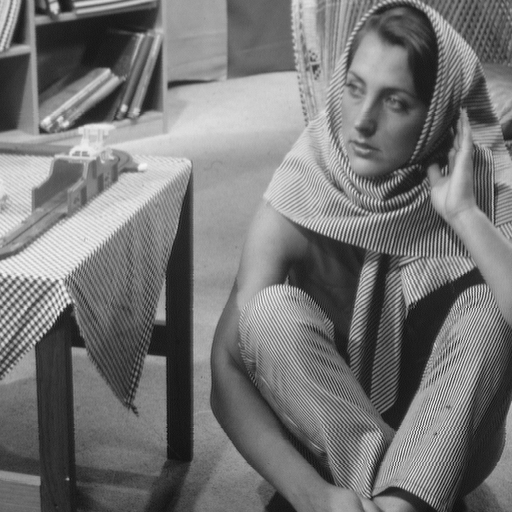
#> input picture barbara.png, 512 x 512 px
$ jupyter execute --allow-errors OpenCV-basicImageProcessing.ipynb   (shell and % lines are left out)
#> lines starting #> are read from the running program, lines starting #| are printed output that depends on the picture
# OpenCV Library

Basic image processing.

Image processing and computer vision tasks include displaying, cropping, flipping, rotating,  image segmentation, classification, image restoration,  image recognition, image generation.

<ul>
    <li>In this notebook:
        <ul>
            <li>Importing and getting information about images   </li>
            <li>Histograms, Intensity Transformations  </li>
            <li>Geometric Transformations</li>
            <li>Spatial Filtering </li>
        </ul>
    </li>

</ul>

----

Images used in the notebook:

Helper function to concatenate two images side-by-side.

[cell 1]
def get_concat_h(im1, im2):
    #https://note.nkmk.me/en/python-pillow-concat-images/
    dst = Image.new('RGB', (im1.width + im2.width, im1.height))
    dst.paste(im1, (0, 0))
    dst.paste(im2, (im1.width, 0))
    return dst

[cell 2]
my_image = "lenna.png"

[cell 3]
# checking current path
import os
cwd = os.getcwd()
cwd

[cell 4]
# checking path of the image
image_path = os.path.join(cwd, my_image)
image_path

### `Importing and getting information about images`

[cell 5]
import cv2
import numpy as np
import matplotlib.pyplot as plt

The <code>imread()</code> method loads an image from the specified file, the input is the <code>path</code> of the image to be read, the <code>flag</code> paramter specifies how the image should be read, and the default value is <code>cv2.IMREAD_COLOR</code>.

[cell 6]
image = cv2.imread(my_image)

# to load the image using the path
# image = cv2.imread(image_path)
# image.shape

The result is a numpy array with intensity values as 8-bit unsigned integers.

[cell 7]
type(image)

Shape of the array from the `shape` attribute.

#> (a cell that did not finish here is left out)

Other libraries such as PIL return images in (R, G, B) format whereas OpenCV returns in (B, G, R) format.

#> (a cell that did not finish here is left out)

and

#> (a cell that did not finish here is left out)

OpenCV's `imshow` function can open images in a new window, but this may bring problems in Jupyter:

[cell 11]
#cv2.imshow('image', imgage)
#cv2.waitKey(0)
#cv2.destroyAllWindows()

Using the `imshow` function from the `matplotlib` library:

[cell 12]
plt.figure(figsize=(10,10))
#> (the rest of this cell did not finish here and is left out)

Changing the color space with conversion code and the function `cvtColor` from the `cv2` library:

#> (a cell that did not finish here is left out)

[cell 14]
plt.figure(figsize=(10,10))
#> (the rest of this cell did not finish here and is left out)

Grayscale images have pixel values representing the amount of light or intensity. Light shades of gray have a high-intensity darker shades have a lower intensity. White has the highest intensity, and black the lowest.

To convert an image to Gray Scale using a color conversion code there is the function <code>cvtColor</code> and the parameter <code>cv2.COLOR_BGR2GRAY</code>.

#> (a cell that did not finish here is left out)

The image array has only two dimensions, i.e. only one color channel:

#> (a cell that did not finish here is left out)

#> (a cell that did not finish here is left out)

To load a grayscale image `cv2.imread()` needs the gray color conversation code <code>cv2.COLOR_BGR2GRAY</code>.

[cell 18]
im_gray = cv2.imread('barbara.png', cv2.IMREAD_GRAYSCALE)
#> im_gray is the input picture: shape (512, 512); min 12, max 246, mean 117.4

Working with different color channels.

[cell 19]
baboon=cv2.imread('baboon.png')
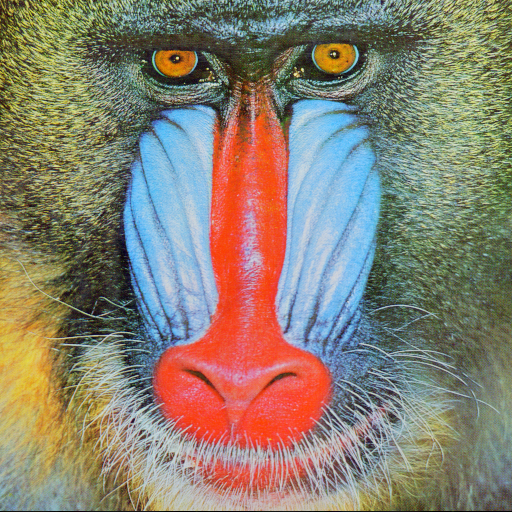
#> input picture baboon.png, 512 x 512 px
#> baboon is the input picture: shape (512, 512, 3); mean B, G, R 113.1, 128.9, 137.4
plt.figure(figsize=(10,10))
plt.imshow(cv2.cvtColor(baboon, cv2.COLOR_BGR2RGB))
plt.show()

Getting the separate RGB channels and assigning them to the variables <code>blue</code>, <code>green</code>, and <code>red</code>, in (B, G, R) format.

[cell 20]
blue, green, red = baboon[:, :, 0], baboon[:, :, 1], baboon[:, :, 2]
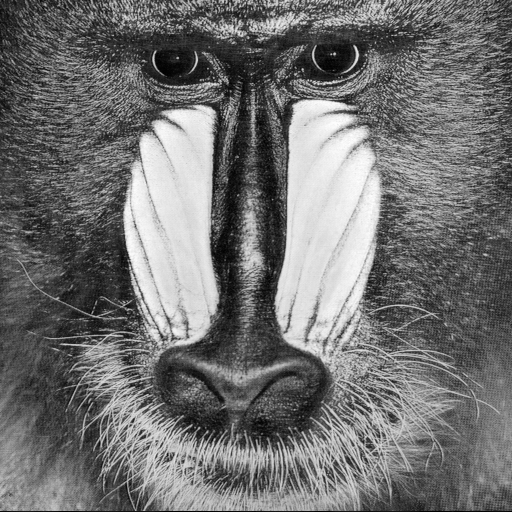
#> blue: shape (512, 512); min 0, max 255, mean 113.1
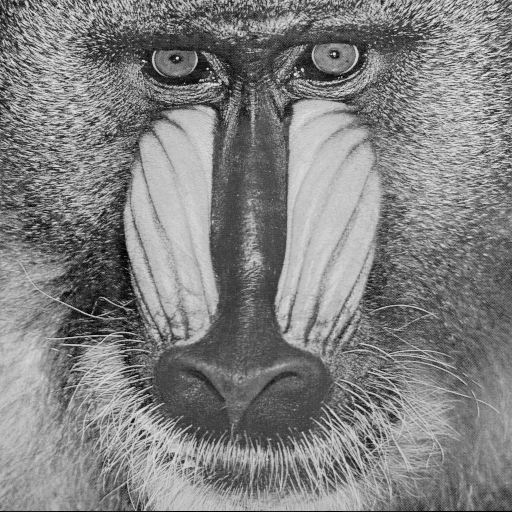
#> green: shape (512, 512); min 0, max 236, mean 128.9
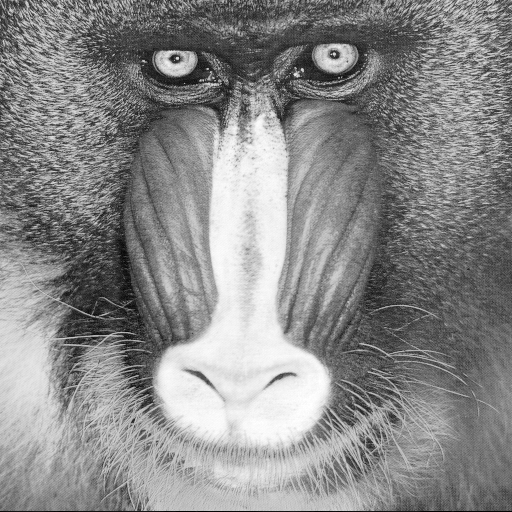
#> red: shape (512, 512); min 0, max 255, mean 137.4

Concatenating each image channel using the function <code>vconcat</code>.

[cell 21]
im_bgr = cv2.vconcat([blue, green, red])
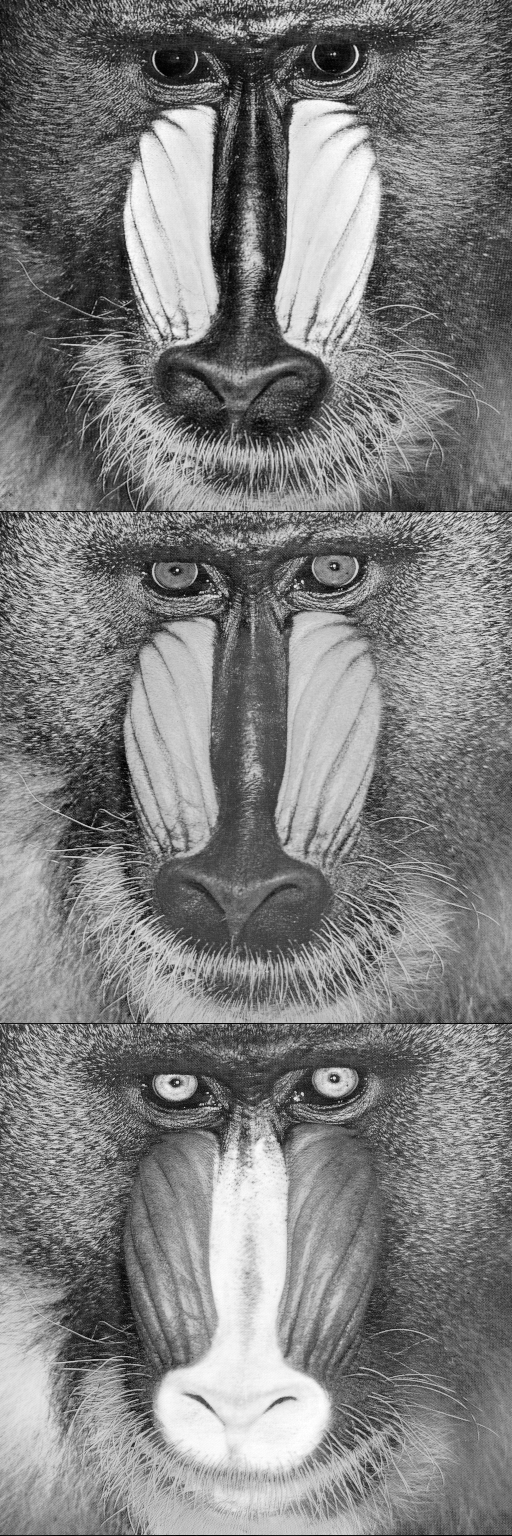
#> im_bgr: shape (1536, 512); min 0, max 255, mean 126.5

Plotting the color image next to the red channel in grayscale.
Regions with red have higher intensity values.

[cell 22]
plt.figure(figsize=(10,10))
plt.subplot(121)
plt.imshow(cv2.cvtColor(baboon, cv2.COLOR_BGR2RGB))
plt.title("RGB image")
plt.subplot(122)
plt.imshow(im_bgr,cmap='gray')
plt.title("Different color channels  blue (top), green (middle), red (bottom)  ")
plt.show()

We can use numpy slicing to return the first 256 rows corresponding to the top half of the image:

[cell 23]
rows = 256

[cell 24]
plt.figure(figsize=(10,10))
#> (the rest of this cell did not finish here and is left out)

Or to the first 256 columns corresponding to the left half of the image:

[cell 25]
columns = 256

[cell 26]
plt.figure(figsize=(10,10))
#> (the rest of this cell did not finish here and is left out)

To reassign an array to another variable, use the `copy` method.

#> (a cell that did not finish here is left out)

If the method `copy()` is not applyied, the variable will point to the same location in memory.

Manipulating elements by index. Below, the red channel of the new array `baboon_red` is set to zero making the image look red.

[cell 28]
baboon_red = baboon.copy()
baboon_red[:, :, 0] = 0
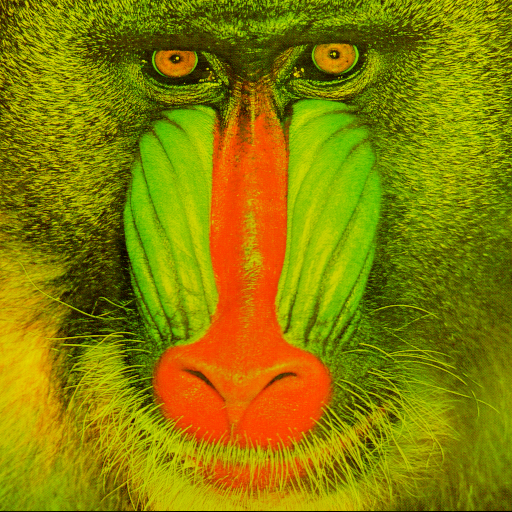
#> baboon_red: shape (512, 512, 3); mean B, G, R 0, 128.9, 137.4
baboon_red[:, :, 1] = 0
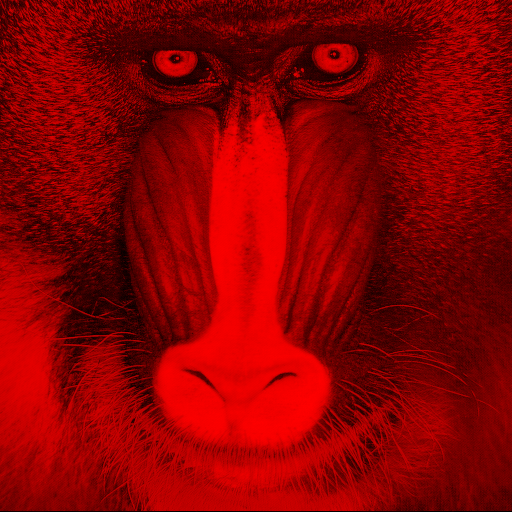
#> baboon_red: shape (512, 512, 3); mean B, G, R 0, 0, 137.4
plt.figure(figsize=(10, 10))
plt.imshow(cv2.cvtColor(baboon_red, cv2.COLOR_BGR2RGB))
plt.show()

### `Histograms, Intensity Transformations`

- Pixel Transformations as operations performed in one pixel at a time.
- Histograms to display the distribution of intensities in an image. It can be used to optimize image characteristics.
- Intensity Transformations to make objects easier to see by improving image contrast and brightness.
- Thresholding to segment objects in images.

[cell 29]
# Helper function to plot two images side-by-side.
def plot_image(image_1, image_2,title_1="Orignal", title_2="New Image"):
    plt.figure(figsize=(10,10))
    plt.subplot(1, 2, 1)
    plt.imshow(image_1,cmap="gray")
    plt.title(title_1)
    plt.subplot(1, 2, 2)
    plt.imshow(image_2,cmap="gray")
    plt.title(title_2)
    plt.show()

# Helper function to plot two histograms side-by-side
def plot_hist(old_image, new_image,title_old="Orignal", title_new="New Image"):
    intensity_values=np.array([x for x in range(256)])
    plt.subplot(1, 2, 1)
    plt.bar(intensity_values, cv2.calcHist([old_image],[0],None,[256],[0,256])[:,0],width = 5)
    plt.title(title_old)
    plt.xlabel('intensity')
    plt.subplot(1, 2, 2)
    plt.bar(intensity_values, cv2.calcHist([new_image],[0],None,[256],[0,256])[:,0],width = 5)
    plt.title(title_new)
    plt.xlabel('intensity')
    plt.show()

A histogram counts the number of occurrences per pixel for each intensity value. It's a useful tool for understanding and manipulating images.

<code>cv.calcHist()</code> is used to generate a histogram.

Here are the parameter values:
<p>
    <code>cv2.calcHist(
                        CV array:<b>[image]</b>,
                        image channel:<b>[0]</b>,
                        <b>[None]</b>,
                        number of bins:<b>[L]</b>,
                        index range of bins:<b>[0,L-1]</b>) </code>
</p>
For real images, <code>L</code> is <code>256</code>.

Histogram of a toy array with intensity values ranging from 0 to 2. Its first element is the number of zeros in the image (in this case, 1); its second element is the number of ones in the image (in this case, 5).

[cell 30]
toy_image = np.array([[0,2,2],[1,1,1],[1,1,2]],dtype=np.uint8)
plt.imshow(toy_image, cmap="gray")
plt.show()
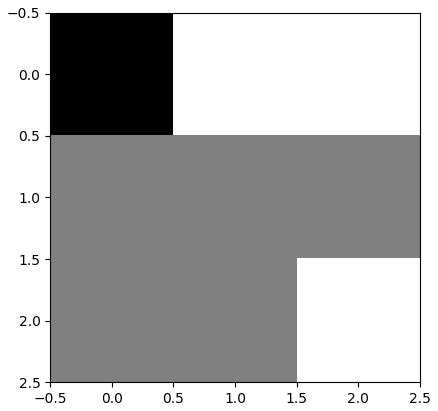
#> figure drawn by matplotlib, 1 panel
print("toy_image:",toy_image)

The <code>caclHist</code> function calculates the histogram, in this case, there are only three bins for the three values. The index of the bins range from 1 to 3.

[cell 31]
plt.bar([x for x in range(6)],[1,5,2,0,0,0])
plt.show()
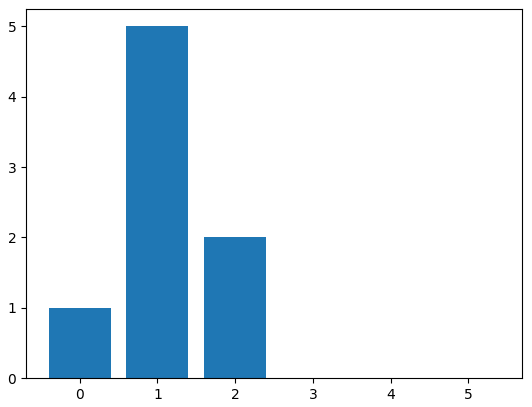
#> figure drawn by matplotlib, 1 panel; tallest bar 5 high, from x = 0.6 to 1.4
